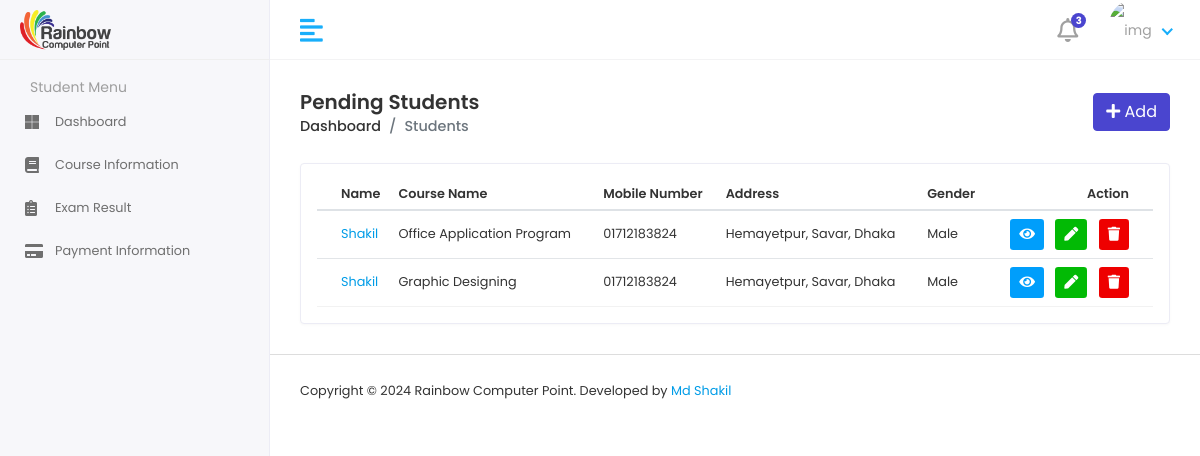
The app's page /pendingStudentList/ (signed in), older data.
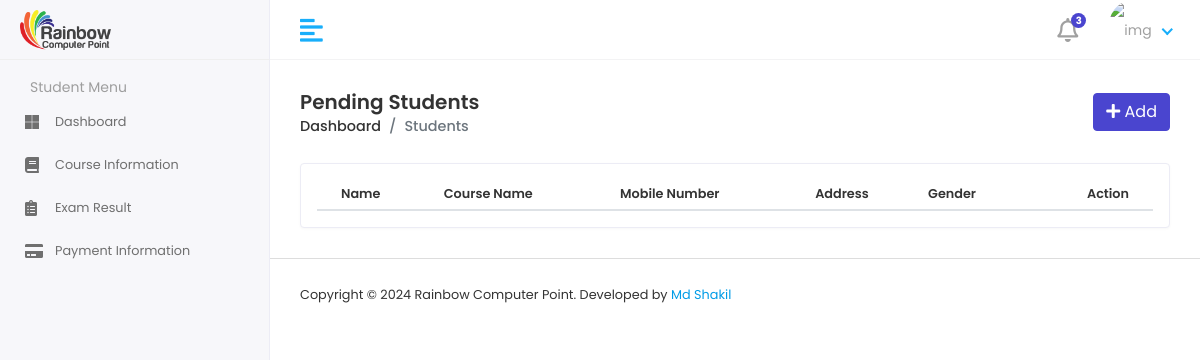
The same page, newer data.
### RainbowApp/models.py (models this page shows)
class AdmissionFormModel(models.Model):
    CourseName = models.ForeignKey(CourseInfoModel,on_delete=models.SET_NULL,null=True)
    StudentName = models.CharField(max_length=100, null=True)
    FatherName = models.CharField(max_length=100, null=True)
    MotherName = models.CharField(max_length=100, null=True)
    DOB = models.DateField()
    GENDER = [
        ('Male','Male'),
        ('Female','Female'),
    ]
    Gender = models.CharField(choices=GENDER,max_length=100, null=True)
    email = models.EmailField(max_length=100, null=True)
    Mobile = models.CharField(max_length=100, null=True)
    Address = models.CharField(max_length=100, null=True)
    StudentPhoto = models.ImageField(upload_to=pending_student_dict, null=True)

class CourseInfoModel(models.Model):
    CourseName = models.CharField(max_length=100, null=True)
    CourseDuration = models.CharField(max_length=100, null=True)
    WeeklyClass = models.CharField(max_length=100, null=True)
    ClassDurationHour = models.CharField(max_length=100, null=True)
    ClassDurationMinute = models.CharField(max_length=100, null=True)
    CourseFee = models.CharField(max_length=100, null=True)
    AboutCourse = models.TextField(null=True)
    CourseTopics = models.TextField(null=True)
    CourseImage = models.ImageField(upload_to='courseImg',null=True)
    def __str__(self):
        return self.CourseName

### RainbowProject/studentviews.py (the view)
# urls.py: path('pendingStudentList/',pendingStudentList, name='pendingStudentList'),
@login_required
def pendingStudentList(request):
    pendingstudentdata = AdmissionFormModel.objects.all()
    context = {
        'pendingstudentdata':pendingstudentdata,
    }
    return render(request,'students/pendingstudentlist.html',context)

### template/students/pendingstudentlist.html (shortened to what this page needs)
{% extends 'adminmaster/adminmaster.html' %}
{% block admincontent %}
{% load static %}
<div class="content container-fluid">
    <div class="page-header">
       <div class="row align-items-center">
          <div class="col">
             <h3 class="page-title">Pending Students</h3>
             <ul class="breadcrumb">
                <li class="breadcrumb-item"><a href="{% url 'adminDashboard' %}">Dashboard</a></li>
                <li class="breadcrumb-item active">Students</li>
             </ul>
          </div>
          <div class="col-auto text-right float-right ml-auto">
             <a href="{% url 'addStudentPage' %}" class="btn btn-primary"><i class="fas fa-plus"></i> Add</a>
          </div>
       </div>
    </div>
    <div class="row">
       <div class="col-sm-12">
          <div class="card card-table">
             <div class="card-body">
                <div class="table-responsive">
                   <table class="table table-hover table-center mb-0 datatable">
                      <thead>
                         <tr>
                            <th>Name</th>
                            <th>Course Name</th>
                            <th>Mobile Number</th>
                            <th>Address</th>
                            <th>Gender</th>
                            <th class="text-right">Action</th>
                         </tr>
                      </thead>
                      <tbody>
                        {% for i in pendingstudentdata %}
                        <tr>
                           <td>
                                 <a href="">{{i.StudentName}}</a>
                           </td>
                           <td>{{i.CourseName}}</td>
                           <td>{{i.Mobile}}</td>
                           <td>{{i.Address}}</td>
                           <td>{{i.Gender}}</td>
                           <td class="text-right">
                              <div class="actions">
                                 <a href="" class="btn btn-sm bg-info-light mr-2">
                                 <i class="fas fa-eye"></i>
                                 </a>
                                 <a href="{% url 'editPendingStudent' i.id %}" class="btn btn-sm bg-success-light mr-2">
                                 <i class="fas fa-pen"></i>
                                 </a>
                                 <a href="{% url 'deletePendingStudent' i.id %}" class="btn btn-sm bg-danger-light">
                                 <i class="fas fa-trash"></i>
                                 </a>
                              </div>
                           </td>
                        </tr>
                        {% endfor %}
                      </tbody>
                   </table>
                </div>
             </div>
          </div>
       </div>
    </div>
 </div>
{% endblock admincontent %}

Row changes from the older to the newer data that the page shows:
removed AdmissionFormModel: StudentName "Shakil", CourseName "Office Application Program", Mobile "01712183824", Address "Hemayetpur, Savar, Dhaka", Gender "Male"
removed AdmissionFormModel: StudentName "Shakil", CourseName "Graphic Designing", Mobile "01712183824", Address "Hemayetpur, Savar, Dhaka", Gender "Male"
